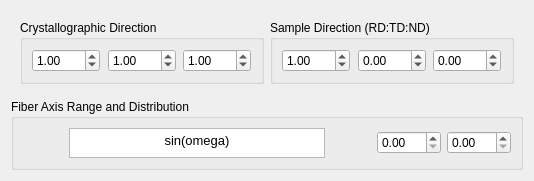
              <widget class="QWidget" name="tab_30">
               <attribute name="title">
                <string>Fiber Texture</string>
               </attribute>
               <layout class="QGridLayout" name="gridLayout_56">
                <item row="0" column="0" rowspan="2">
                 <widget class="QFrame" name="frame_8">
                  <property name="frameShape">
                   <enum>QFrame::NoFrame</enum>
                  </property>
                  <property name="frameShadow">
                   <enum>QFrame::Raised</enum>
                  </property>
                  <layout class="QGridLayout" name="gridLayout_18">
                   <item row="1" column="2">
                    <widget class="QGroupBox" name="groupBox_21">
                     <property name="maximumSize">
                      <size>
                       <width>300</width>
                       <height>16777215</height>
                      </size>
                     </property>
                     <property name="title">
                      <string>Sample Direction (RD:TD:ND)</string>
                     </property>
                     <layout class="QGridLayout" name="gridLayout_54">
                      <item row="0" column="0" alignment="Qt::AlignHCenter">
                       <widget class="QDoubleSpinBox" name="fibXs">
                        <property name="minimum">
                         <double>-100.000000000000000</double>
                        </property>
                        <property name="maximum">
                         <double>100.000000000000000</double>
                        </property>
                        <property name="value">
                         <double>1.000000000000000</double>
                        </property>
                       </widget>
                      </item>
                      <item row="0" column="1" alignment="Qt::AlignHCenter">
                       <widget class="QDoubleSpinBox" name="fibYs">
                        <property name="minimum">
                         <double>-100.000000000000000</double>
                        </property>
                        <property name="maximum">
                         <double>100.000000000000000</double>
                        </property>
                        <property name="value">
                         <double>0.000000000000000</double>
                        </property>
                       </widget>
                      </item>
                      <item row="0" column="2" alignment="Qt::AlignHCenter">
                       <widget class="QDoubleSpinBox" name="fibZs">
                        <property name="minimum">
                         <double>-100.000000000000000</double>
                        </property>
                        <property name="maximum">
                         <double>100.000000000000000</double>
                        </property>
                       </widget>
                      </item>
                     </layout>
                    </widget>
                   </item>
                   <item row="1" column="1">
                    <widget class="QGroupBox" name="groupBox_20">
                     <property name="maximumSize">
                      <size>
                       <width>300</width>
                       <height>16777215</height>
                      </size>
                     </property>
                     <property name="title">
                      <string>Crystallographic Direction</string>
                     </property>
                     <layout class="QGridLayout" name="gridLayout_53">
                      <item row="0" column="0" alignment="Qt::AlignHCenter">
                       <widget class="QDoubleSpinBox" name="fibXc">
                        <property name="minimum">
                         <double>-100.000000000000000</double>
                        </property>
                        <property name="maximum">
                         <double>100.000000000000000</double>
                        </property>
                        <property name="value">
                         <double>1.000000000000000</double>
                        </property>
                       </widget>
                      </item>
                      <item row="0" column="1" alignment="Qt::AlignHCenter">
                       <widget class="QDoubleSpinBox" name="fibYc">
                        <property name="minimum">
                         <double>-100.000000000000000</double>
                        </property>
                        <property name="maximum">
                         <double>100.000000000000000</double>
                        </property>
                        <property name="value">
                         <double>1.000000000000000</double>
                        </property>
                       </widget>
                      </item>
                      <item row="0" column="2" alignment="Qt::AlignHCenter">
                       <widget class="QDoubleSpinBox" name="fibZc">
                        <property name="minimum">
                         <double>-100.000000000000000</double>
                        </property>
                        <property name="maximum">
                         <double>100.000000000000000</double>
                        </property>
                        <property name="value">
                         <double>1.000000000000000</double>
                        </property>
                       </widget>
                      </item>
                     </layout>
                    </widget>
                   </item>
                  </layout>
                 </widget>
                </item>
                <item row="3" column="0">
                 <widget class="QGroupBox" name="groupBox_2">
                  <property name="maximumSize">
                   <size>
                    <width>16777215</width>
                    <height>150</height>
                   </size>
                  </property>
                  <property name="title">
                   <string>Fiber Axis Range and Distribution</string>
                  </property>
                  <layout class="QGridLayout" name="gridLayout_55">
                   <item row="0" column="1">
                    <widget class="QTextEdit" name="textEdit_fibaxis_dist">
                     <property name="minimumSize">
                      <size>
                       <width>0</width>
                       <height>0</height>
                      </size>
                     </property>
                     <property name="maximumSize">
                      <size>
                       <width>16777215</width>
                       <height>30</height>
                      </size>
                     </property>
                     <property name="html">
                      <string>&lt;!DOCTYPE HTML PUBLIC &quot;-//W3C//DTD HTML 4.0//EN&quot; &quot;http://www.w3.org/TR/REC-html40/strict.dtd&quot;&gt;
&lt;html&gt;&lt;head&gt;&lt;meta name=&quot;qrichtext&quot; content=&quot;1&quot; /&gt;&lt;style type=&quot;text/css&quot;&gt;
p, li { white-space: pre-wrap; }
&lt;/style&gt;&lt;/head&gt;&lt;body style=&quot; font-family:'MS Shell Dlg 2'; font-size:10pt; font-weight:400; font-style:normal;&quot;&gt;
&lt;p align=&quot;center&quot; style=&quot; margin-top:0px; margin-bottom:0px; margin-left:0px; margin-right:0px; -qt-block-indent:0; text-indent:0px;&quot;&gt;&lt;span style=&quot; font-family:'Ubuntu';&quot;&gt;sin(omega)&lt;/span&gt;&lt;/p&gt;&lt;/body&gt;&lt;/html&gt;</string>
                     </property>
                    </widget>
                   </item>
                   <item row="0" column="3">
                    <widget class="QDoubleSpinBox" name="doublespin_thetamin">
                     <property name="maximum">
                      <double>180.000000000000000</double>
                     </property>
                    </widget>
                   </item>
                   <item row="0" column="4">
                    <widget class="QDoubleSpinBox" name="doublespin_thetamax">
                     <property name="maximum">
                      <double>180.000000000000000</double>
                     </property>
                    </widget>
                   </item>
                   <item row="0" column="0">
                    <widget class="QPushButton" name="pushButton_27">
                     <property name="text">
                      <string/>
                     </property>
                     <property name="icon">
                      <iconset resource="resourceLIST.qrc">
                       <normaloff>:/POMEGA.png</normaloff>:/POMEGA.png</iconset>
                     </property>
                     <property name="iconSize">
                      <size>
                       <width>70</width>
                       <height>25</height>
                      </size>
                     </property>
                     <property name="flat">
                      <bool>true</bool>
                     </property>
                    </widget>
                   </item>
                   <item row="0" column="2">
                    <widget class="QPushButton" name="pushButton_28">
                     <property name="text">
                      <string/>
                     </property>
                     <property name="icon">
                      <iconset resource="resourceLIST.qrc">
                       <normaloff>:/omegain.png</normaloff>:/omegain.png</iconset>
                     </property>
                     <property name="iconSize">
                      <size>
                       <width>45</width>
                       <height>20</height>
                      </size>
                     </property>
                     <property name="flat">
                      <bool>true</bool>
                     </property>
                    </widget>
                   </item>
                  </layout>
                 </widget>
                </item>
               </layout>
              </widget>
